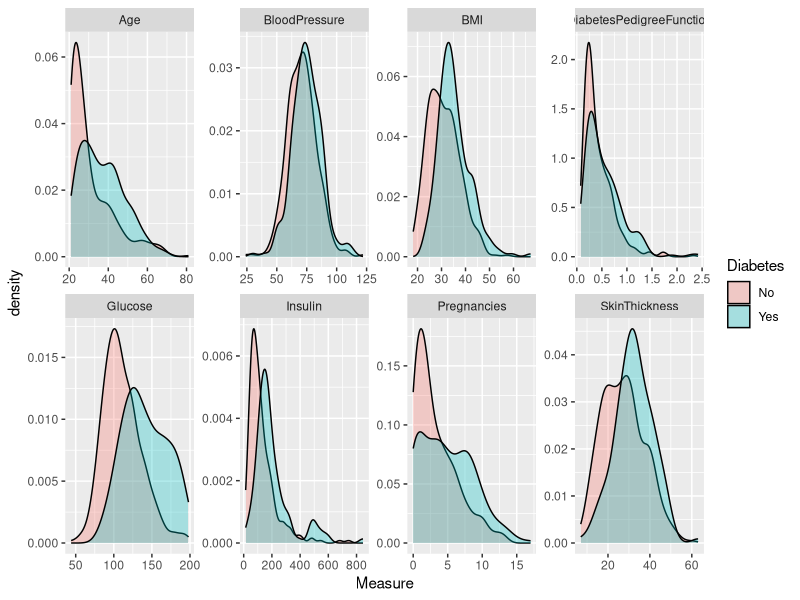
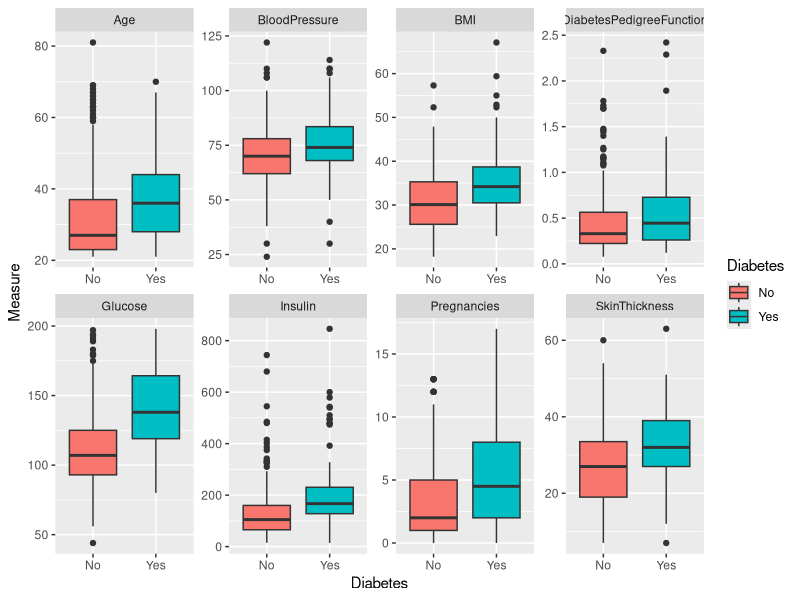
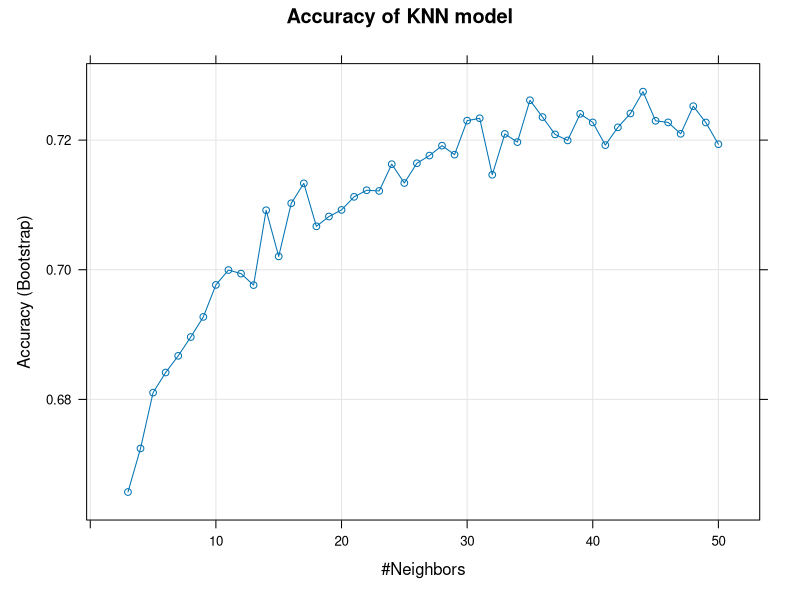
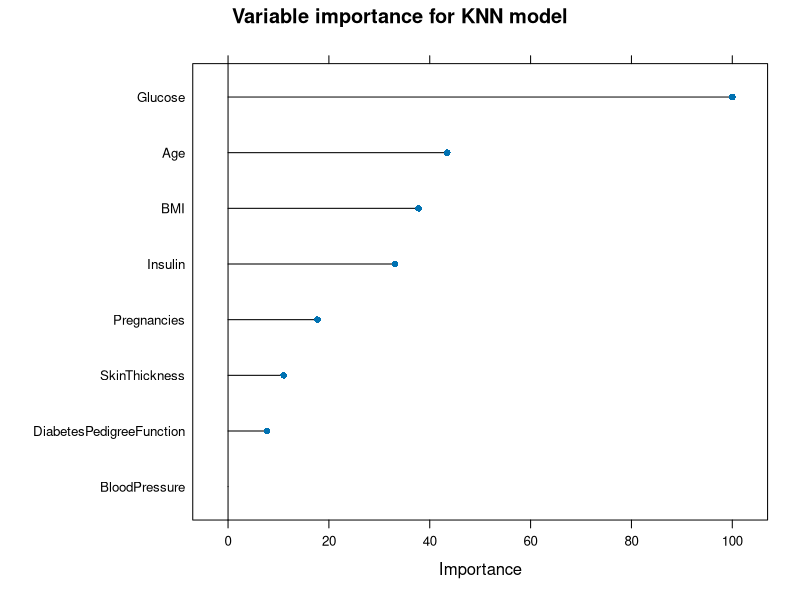

Here is the R script that generated these plots, in order: (Note: a time limit stopped this script after it produced the figures.)
# Header ------------------------------------------------------------------
# Diabetes Project Script
# Date: June 22,2020
# Repo: https://github.com/alexismenanieves/Diabetes_Project

# Step 1. Getting the data ------------------------------------------------

# Load the libraries
library(tidyverse)
library(caret)
library(skimr)
library(randomForest)

# Read the file
dataset <- read.csv("dataset.txt", sep = ",", header = TRUE)

# Let's apply some changes on the outcome name and encoding
dataset$Outcome <- as.factor(ifelse(dataset$Outcome == 1,"Yes","No"))
names(dataset)[9]<- "Diabetes"

# Let's divide the dataset into a train and test set
set.seed(1979)
tt_index <- createDataPartition(dataset$Age, times = 1, p = 0.9, list = FALSE)
train_set <- dataset[tt_index,]
test_set <- dataset[-tt_index,]

# Step 2. Exploratory Analysis -------------------------------------

# See how many observations and variables are available
str(train_set)
# Glimpse of mean, median and NA's
summary(train_set)
# Count how many zeros are in each variable
colSums(train_set[,-9] == 0, na.rm = TRUE)
# Convert zeros to NA
train_set[,c(2:6)] <- apply(train_set[,c(2:6)], 2, function(x) {ifelse(x==0, NA, x)} )
# See the descriptive stats from the data
skim(train_set)
# Plot all variables and see the effects on outcome
train_set %>% gather(key = "Variable", value = "Measure", -Diabetes) %>% 
  ggplot(aes(Measure, fill = Diabetes)) + geom_density(alpha = 0.3) + 
  facet_wrap(~Variable,ncol = 4, scales = "free")
train_set %>% gather(key = "Variable", value = "Measure", -Diabetes) %>% 
  ggplot(aes(Diabetes, Measure, fill = Diabetes)) + geom_boxplot() + 
  facet_wrap(~Variable,ncol = 4, scales = "free")

# Step 3. Preprocess the data --------------------------------------

# Set seed
set.seed(1979)
# Divide the train set into a new train set and a validation set
tv_index <- createDataPartition(train_set$Age, times = 1, p = 0.8, list = FALSE)
validation_set <- train_set[-tv_index,]
train_set <- train_set[tv_index,]

# Proceed with preprocessing, imputing median values into NAs and applying range
preProcess_data <- preProcess(train_set, method = c("medianImpute","range"))
train_set <- predict(preProcess_data, newdata = train_set)

# Step 3. Create a simple ML model and obtain metrics
model_KNN <- train(Diabetes ~., 
                   data = train_set, 
                   trControl = trainControl(sampling = "down"),
                   tuneGrid = data.frame(k = seq(3,50,1)),
                   method = "knn")
model_KNN
plot(model_KNN, main = "Accuracy of KNN model")
plot(varImp(model_KNN), main = "Variable importance for KNN model")
model_KNN$bestTune
max(model_KNN$results$Accuracy)

# Step 4. Apply the model on validation set by preprocessing and predicting
validation_set <- predict(preProcess_data, newdata = validation_set)
final_model <- predict(model_KNN, newdata = validation_set)
confusionMatrix(final_model, validation_set$Diabetes)$overall[["Accuracy"]]

# Step 5. Create an ensemble model and select the best model
models <- c("knn","rpart","rf","gbm","monmlp")
knn_tg = data.frame(k = seq(3,50,1))
rpart_tg = data.frame(cp = seq(0,0.1,len = 50))
rf_tg = data.frame(mtry = seq(1,8,1))
gbm_tg = expand.grid(n.trees = c(100, 1000, 10000),
                     interaction.depth = c(1,3,5),
                     shrinkage = 0.001,
                     n.minobsinnode = 1)

suppressMessages(fits <- lapply(models, function(model){ 
  print(model)
  train(Diabetes ~ ., 
        data = train_set, 
        trControl = trainControl(sampling = "up"),
        tuneGrid = switch(model,
                          "knn" = knn_tg,
                          "rpart" = rpart_tg,
                          "rf" = rf_tg,
                          "gbm" = gbm_tg,
                          "monmlp" = NULL),
        method = model)
}))

names(fits) <- models

pred <- sapply(fits, function(object) 
  predict(object, newdata = validation_set))
dim(pred)

acc <- colMeans(pred == validation_set$Diabetes)
acc
mean(acc)
votes <- rowMeans(pred == "Yes")
y_hat <- ifelse(votes > 0.5, "Yes", "No")
mean(y_hat == validation_set$Diabetes)

ind <- acc >= mean(acc)
best_votes <- rowMeans(pred[,ind]=="Yes")
best_y_hat <- ifelse(best_votes > 0.5, "Yes", "No")
mean(best_y_hat == validation_set$Diabetes)
